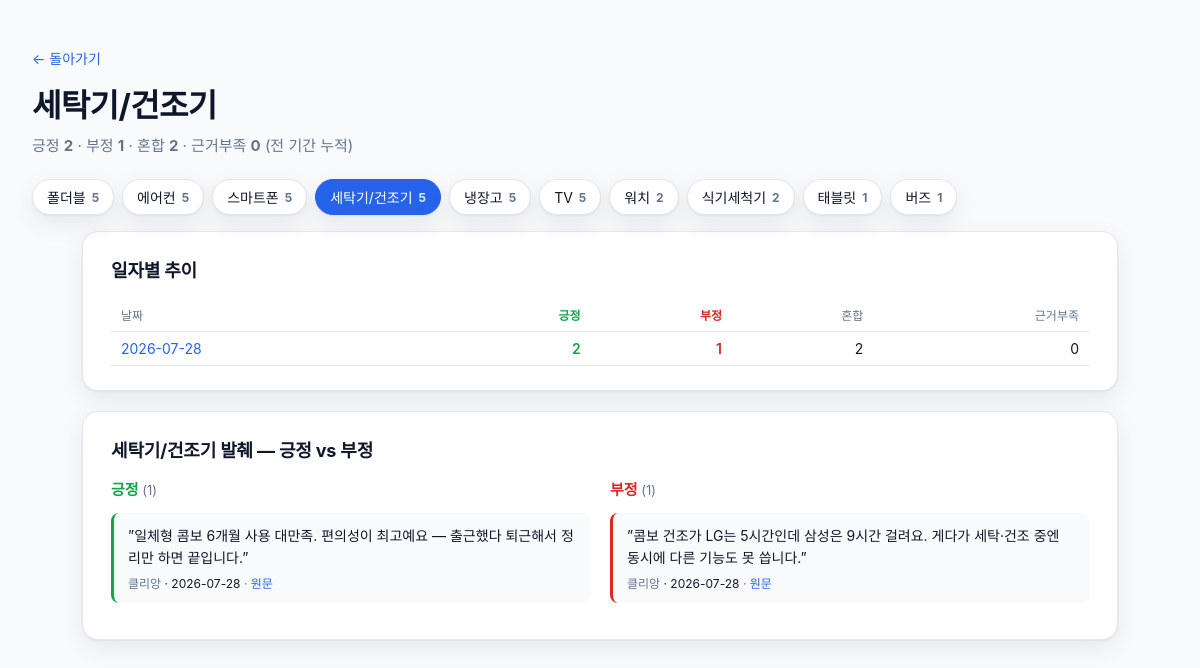
Screenshot of /category/세탁기/건조기 with the database file from the repository.
### tables this page shows
CREATE TABLE category_sentiment (
  date TEXT NOT NULL,
  category TEXT NOT NULL,
  positive INTEGER NOT NULL,
  negative INTEGER NOT NULL,
  mixed INTEGER NOT NULL,
  unclear INTEGER NOT NULL,
  PRIMARY KEY (date, category)
);

CREATE TABLE excerpts (
  id INTEGER PRIMARY KEY AUTOINCREMENT,
  date TEXT NOT NULL,
  sentiment TEXT NOT NULL CHECK(sentiment IN ('positive','negative')),
  category TEXT NOT NULL,
  source TEXT,
  text TEXT NOT NULL,
  url TEXT
);

### viewer/app.py (the view)
@app.get("/category/{category:path}", response_class=HTMLResponse)
def category_detail(request: Request, category: str):
    data = fetch_category(category)
    return templates.TemplateResponse(
        request,
        "category.html",
        {"category": category, "categories": fetch_categories(), **data},
    )

### viewer/templates/category.html (shortened to what this page needs)
<!doctype html>
<html lang="ko">
<head>
  <link rel="stylesheet" href="/static/style.css" />
</head>
<body>
  <header class="page-header detail">
    <a class="back" href="/">← 돌아가기</a>
    <h1>{{ category }}</h1>
    <p class="subtitle">
      긍정 <strong class="pos">{{ totals.positive }}</strong> ·
      부정 <strong class="neg">{{ totals.negative }}</strong> ·
      혼합 <strong>{{ totals.mixed }}</strong> ·
      근거부족 <strong>{{ totals.unclear }}</strong>
      <span class="muted">(전 기간 누적)</span>
    </p>
  </header>
  {% if categories %}
  <nav class="cat-nav">
    {% for c in categories %}
      <a class="cat-chip {% if c.category == category %}on{% endif %}" href="/category/{{ c.category }}">
        {{ c.category }} <span class="cnt">{{ c.total }}</span>
      </a>
    {% endfor %}
  </nav>
  {% endif %}
  <main class="detail-main">
    <section class="block">
      <h2>일자별 추이</h2>
      <table class="matrix">
        <thead>
          <tr>
            <th>날짜</th>
            <th class="pos">긍정</th>
            <th class="neg">부정</th>
            <th>혼합</th>
            <th>근거부족</th>
          </tr>
        </thead>
        <tbody>
          {% for row in by_day %}
          <tr>
            <td><a href="/day/{{ row.date }}">{{ row.date }}</a></td>
            <td class="pos">{{ row.positive }}</td>
            <td class="neg">{{ row.negative }}</td>
            <td>{{ row.mixed }}</td>
            <td>{{ row.unclear }}</td>
          </tr>
          {% endfor %}
        </tbody>
      </table>
    </section>
    <section class="block excerpts">
      <h2>{{ category }} 발췌 — 긍정 vs 부정</h2>
      <div class="two-col">
        <div class="col pos-col">
          <h3>긍정 <span class="count">({{ excerpts_positive|length }})</span></h3>
          {% if excerpts_positive %}
            {% for e in excerpts_positive %}
            <article class="excerpt pos">
              <blockquote>”{{ e.text|mask_store }}”</blockquote>
              <div class="meta">
                <span class="src">{{ e.source|fmt_source or "출처 미상" }}</span>
                <span class="cat">· {{ e.date }}</span>
                {% if e.url %}
                  · <a href="{{ e.url }}" target="_blank" rel="noopener">원문</a>
                {% endif %}
              </div>
            </article>
            {% endfor %}
          {% else %}
            <p class="muted">긍정 발췌 없음</p>
          {% endif %}
        </div>
        <div class="col neg-col">
          <h3>부정 <span class="count">({{ excerpts_negative|length }})</span></h3>
          {% if excerpts_negative %}
            {% for e in excerpts_negative %}
            <article class="excerpt neg">
              <blockquote>”{{ e.text|mask_store }}”</blockquote>
              <div class="meta">
                <span class="src">{{ e.source|fmt_source or "출처 미상" }}</span>
                <span class="cat">· {{ e.date }}</span>
                {% if e.url %}
                  · <a href="{{ e.url }}" target="_blank" rel="noopener">원문</a>
                {% endif %}
              </div>
            </article>
            {% endfor %}
          {% else %}
            <p class="muted">부정 발췌 없음</p>
          {% endif %}
        </div>
      </div>
    </section>
  </main>
</body>
</html>

### viewer/static/style.css (style rules this page uses)
:root { --pos: #16a34a; --neg: #dc2626; --warn: #d97706; --ink: #0f172a; --muted: #64748b; --bg: #f8fafc; --card: #ffffff; --line: #e2e8f0; --accent: #2563eb; --shadow: 0 1px 2px rgba(15,23,42,.06), 0 8px 24px rgba(15,23,42,.08); }
* { box-sizing: border-box; }
html, body { margin: 0; padding: 0; background: var(--bg); color: var(--ink); font-family: "Apple SD Gothic Neo", "맑은 고딕", "Malgun Gothic", -apple-system, BlinkMacSystemFont, "Segoe UI", Roboto, "Helvetica Neue", Arial, sans-serif; -webkit-font-smoothing: antialiased; }
a { color: var(--accent); text-decoration: none; }
.page-header { padding: 48px 32px 24px; max-width: 1280px; margin: 0 auto; }
.page-header h1 { font-size: 32px; margin: 0 0 8px; letter-spacing: -0.02em; }
.page-header .subtitle { margin: 0; color: var(--muted); font-size: 15px; }
.page-header.detail .back { display: inline-block; margin-bottom: 12px; font-size: 14px; }
.muted { color: var(--muted); }
.detail-main { max-width: 1100px; margin: 0 auto; padding: 0 32px 64px; }
.block { background: var(--card); border: 1px solid var(--line); border-radius: 16px; padding: 24px 28px; margin-bottom: 20px; box-shadow: var(--shadow); }
.block h2 { margin: 0 0 16px; font-size: 18px; letter-spacing: -0.01em; }
.matrix { width: 100%; border-collapse: collapse; font-size: 14px; }
.matrix th, .matrix td { padding: 8px 10px; text-align: right; border-bottom: 1px solid var(--line); }
.matrix th:first-child, .matrix td:first-child { text-align: left; }
.matrix th { color: var(--muted); font-weight: 500; font-size: 12px; }
.matrix .pos { color: var(--pos); font-weight: 600; }
.matrix .neg { color: var(--neg); font-weight: 600; }
.two-col { display: grid; grid-template-columns: 1fr 1fr; gap: 20px; }
.pos-col h3 { color: var(--pos); }
.neg-col h3 { color: var(--neg); }
.col h3 { margin: 0 0 14px; font-size: 15px; }
.count { color: var(--muted); font-weight: 400; font-size: 13px; }
.excerpt { border-left: 3px solid var(--line); background: #f8fafc; border-radius: 8px; padding: 12px 14px; margin-bottom: 12px; }
.excerpt.pos { border-left-color: var(--pos); }
.excerpt.neg { border-left-color: var(--neg); }
.excerpt blockquote { margin: 0 0 6px; font-size: 14px; line-height: 1.55; }
.excerpt .meta { font-size: 12px; color: var(--muted); }
.excerpt .cat { color: var(--ink); }
.cat-nav { max-width: 1280px; margin: 0 auto 8px; padding: 0 32px 8px; display: flex; flex-wrap: wrap; gap: 8px; }
.cat-chip { display: inline-flex; align-items: center; gap: 6px; padding: 7px 14px; background: var(--card); border: 1px solid var(--line); border-radius: 999px; box-shadow: var(--shadow); font-size: 14px; color: var(--ink); }
.cat-chip.on { background: var(--accent); color: #fff; border-color: var(--accent); }
.cat-chip .cnt { font-size: 12px; font-weight: 700; color: var(--muted); }
.cat-chip.on .cnt { color: #dbeafe; }

### rows the page displays
category_sentiment: category "태블릿", total "1"
category_sentiment: date "2026-07-28", positive "2", negative "1", mixed "2", unclear "0"
excerpts: text|mask_store "일체형 콤보 6개월 사용 대만족. 편의성이 최고예요 — 출근했다 퇴근해서 정리만 하면 끝입니다.", source|fmt_source "클리앙", date "2026-07-28"
excerpts: text|mask_store "콤보 건조가 LG는 5시간인데 삼성은 9시간 걸려요. 게다가 세탁·건조 중엔 동시에 다른 기능도 못 씁니다.", source|fmt_source "클리앙", date "2026-07-28"

### other values shown
{{ category }} "세탁기/건조기"
{{ totals.positive }} "2"
{{ totals.negative }} "1"
{{ totals.mixed }} "2"
{{ totals.unclear }} "0"
{{ c.category }} "폴더블" "에어컨" "스마트폰" "세탁기/건조기" "냉장고" "TV" "워치" "식기세척기" "버즈"
{{ c.total }} "5" "5" "5" "5" "5" "5" "2" "2" "1"
{{ excerpts_positive|length }} "1"
{{ excerpts_negative|length }} "1"
